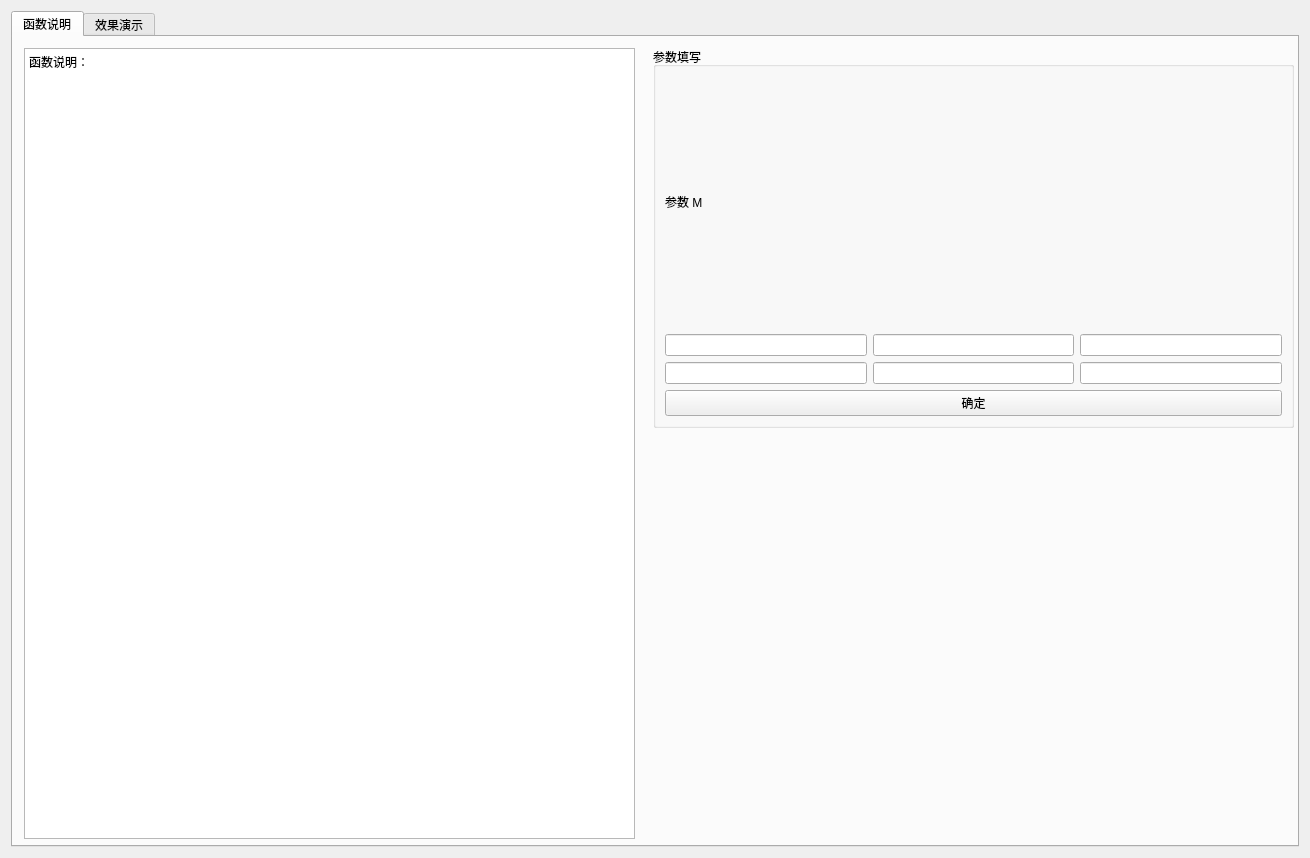
<?xml version="1.0" encoding="UTF-8"?>
<ui version="4.0">
 <class>Form</class>
 <widget class="QWidget" name="Form">
  <property name="geometry">
   <rect>
    <x>0</x>
    <y>0</y>
    <width>1310</width>
    <height>858</height>
   </rect>
  </property>
  <property name="windowTitle">
   <string>Form</string>
  </property>
  <layout class="QHBoxLayout" name="horizontalLayout">
   <item>
    <widget class="QTabWidget" name="explain_function">
     <property name="currentIndex">
      <number>0</number>
     </property>
     <widget class="QWidget" name="tab_explain">
      <attribute name="title">
       <string>函数说明</string>
      </attribute>
      <widget class="QTextBrowser" name="text_browser">
       <property name="geometry">
        <rect>
         <x>11</x>
         <y>11</y>
         <width>611</width>
         <height>791</height>
        </rect>
       </property>
       <property name="html">
        <string>&lt;!DOCTYPE HTML PUBLIC &quot;-//W3C//DTD HTML 4.0//EN&quot; &quot;http://www.w3.org/TR/REC-html40/strict.dtd&quot;&gt;
&lt;html&gt;&lt;head&gt;&lt;meta name=&quot;qrichtext&quot; content=&quot;1&quot; /&gt;&lt;style type=&quot;text/css&quot;&gt;
p, li { white-space: pre-wrap; }
&lt;/style&gt;&lt;/head&gt;&lt;body style=&quot; font-family:'SimSun'; font-size:9pt; font-weight:400; font-style:normal;&quot;&gt;
&lt;p style=&quot; margin-top:0px; margin-bottom:0px; margin-left:0px; margin-right:0px; -qt-block-indent:0; text-indent:0px;&quot;&gt;函数说明：&lt;/p&gt;&lt;/body&gt;&lt;/html&gt;</string>
       </property>
      </widget>
      <widget class="QGroupBox" name="arg_group_box">
       <property name="geometry">
        <rect>
         <x>640</x>
         <y>10</y>
         <width>641</width>
         <height>381</height>
        </rect>
       </property>
       <property name="title">
        <string>参数填写</string>
       </property>
       <layout class="QVBoxLayout" name="verticalLayout" stretch="1,3,3,1">
        <item>
         <widget class="QLabel" name="label">
          <property name="text">
           <string>参数 M</string>
          </property>
         </widget>
        </item>
        <item>
         <layout class="QHBoxLayout" name="horizontalLayout_2">
          <item>
           <widget class="QLineEdit" name="le_arg_1"/>
          </item>
          <item>
           <widget class="QLineEdit" name="le_arg_2"/>
          </item>
          <item>
           <widget class="QLineEdit" name="le_arg_3"/>
          </item>
         </layout>
        </item>
        <item>
         <layout class="QHBoxLayout" name="horizontalLayout_3">
          <item>
           <widget class="QLineEdit" name="le_arg_4"/>
          </item>
          <item>
           <widget class="QLineEdit" name="le_arg_5"/>
          </item>
          <item>
           <widget class="QLineEdit" name="le_arg_6"/>
          </item>
         </layout>
        </item>
        <item>
         <widget class="QPushButton" name="btn_arg_ok">
          <property name="text">
           <string>确定</string>
          </property>
         </widget>
        </item>
       </layout>
      </widget>
     </widget>
     <widget class="QWidget" name="show_result">
      <attribute name="title">
       <string>效果演示</string>
      </attribute>
     </widget>
    </widget>
   </item>
  </layout>
 </widget>
 <resources/>
 <connections/>
</ui>
